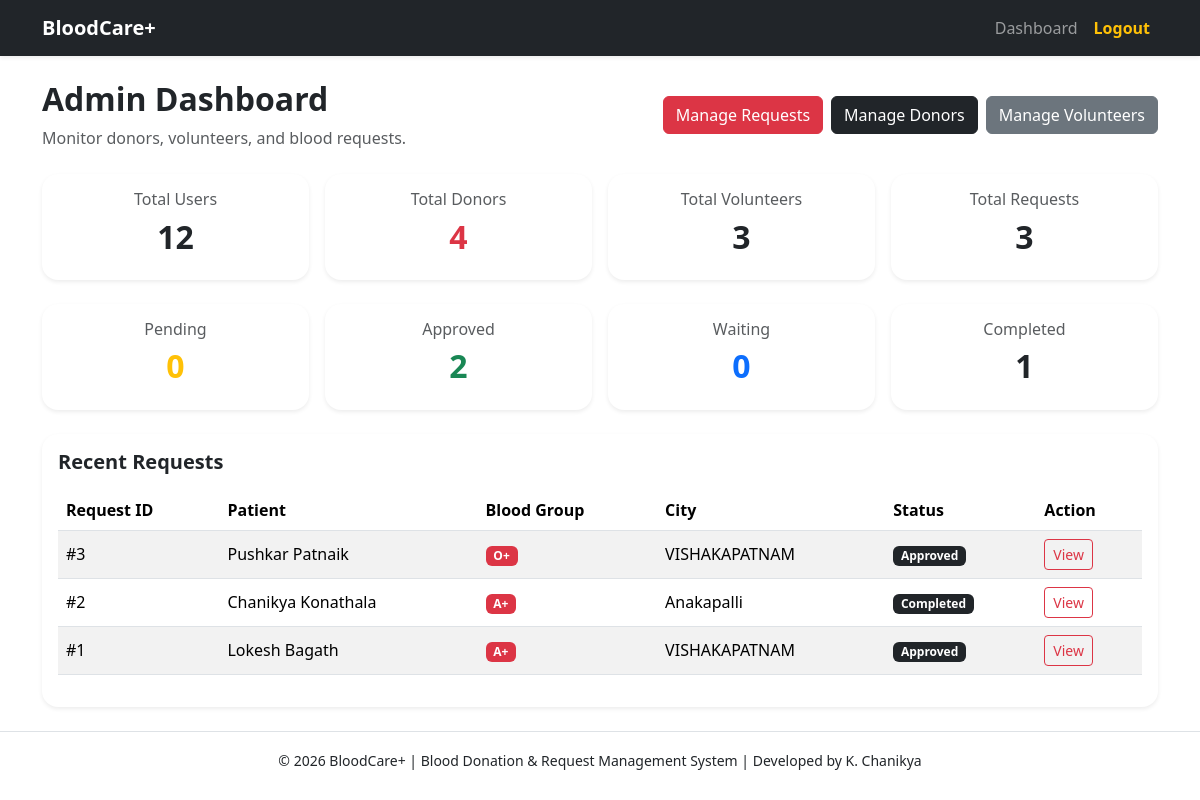
The app's page /admin/dashboard (signed in) with its own data.
### models.py (models this page shows)
class BloodRequest(db.Model):
    __tablename__ = "blood_requests"
    request_id = db.Column(db.Integer, primary_key=True)
    requester_user_id = db.Column(db.Integer, db.ForeignKey("users.id"), nullable=False)
    patient_name = db.Column(db.String(120), nullable=False)
    contact_number = db.Column(db.String(20), nullable=False)
    blood_group_needed = db.Column(db.String(10), nullable=False)
    city = db.Column(db.String(100), nullable=False)
    pincode = db.Column(db.String(10), nullable=False)
    status = db.Column(db.String(20), default="Pending")
    requested_at = db.Column(db.DateTime, default=datetime.utcnow)
    requester = db.relationship("User", backref="requests")

### app.py (the view)
@app.route("/admin/dashboard")
@login_required
def admin_dashboard():
    if current_user.role != "admin":
        flash("Access denied!", "danger")
        return redirect(url_for("dashboard"))
    total_users = User.query.count()
    total_donors = Donor.query.count()
    total_volunteers = Volunteer.query.count()
    total_requests = BloodRequest.query.count()
    pending_requests = BloodRequest.query.filter_by(status="Pending").count()
    approved_requests = BloodRequest.query.filter_by(status="Approved").count()
    waiting_requests = BloodRequest.query.filter_by(status="Waiting").count()
    completed_requests = BloodRequest.query.filter_by(status="Completed").count()
    recent_requests = BloodRequest.query.order_by(BloodRequest.requested_at.desc()).limit(5).all()
    return render_template(
        "admin/admin_dashboard.html",
        total_users=total_users,
        total_donors=total_donors,
        total_volunteers=total_volunteers,
        total_requests=total_requests,
        pending_requests=pending_requests,
        approved_requests=approved_requests,
        waiting_requests=waiting_requests,
        completed_requests=completed_requests,
        recent_requests=recent_requests
    )

### app.py (called while the page is built)
@login_manager.user_loader
def load_user(user_id):
    return User.query.get(int(user_id))

### templates/admin/admin_dashboard.html (shortened to what this page needs)
{% extends "base.html" %}
{% block content %}
<div class="d-flex justify-content-between align-items-center mb-4">
  <div>
    <h2 class="fw-bold">Admin Dashboard</h2>
    <p class="text-muted mb-0">Monitor donors, volunteers, and blood requests.</p>
  </div>
  <div class="d-flex gap-2">
    <a href="{{ url_for('admin_requests') }}" class="btn btn-danger">
      Manage Requests
    </a>
    <a href="{{ url_for('admin_donors') }}" class="btn btn-dark">
      Manage Donors
    </a>
    <a href="{{ url_for('admin_volunteers') }}" class="btn btn-secondary">
      Manage Volunteers
    </a>
  </div>
</div>
<div class="row g-3 mb-4">
  <div class="col-md-3">
    <div class="card shadow-sm border-0 rounded-4">
      <div class="card-body text-center">
        <h6 class="text-muted">Total Users</h6>
        <h2 class="fw-bold">{{ total_users }}</h2>
      </div>
    </div>
  </div>
  <div class="col-md-3">
    <div class="card shadow-sm border-0 rounded-4">
      <div class="card-body text-center">
        <h6 class="text-muted">Total Donors</h6>
        <h2 class="fw-bold text-danger">{{ total_donors }}</h2>
      </div>
    </div>
  </div>
  <div class="col-md-3">
    <div class="card shadow-sm border-0 rounded-4">
      <div class="card-body text-center">
        <h6 class="text-muted">Total Volunteers</h6>
        <h2 class="fw-bold">{{ total_volunteers }}</h2>
      </div>
    </div>
  </div>
  <div class="col-md-3">
    <div class="card shadow-sm border-0 rounded-4">
      <div class="card-body text-center">
        <h6 class="text-muted">Total Requests</h6>
        <h2 class="fw-bold">{{ total_requests }}</h2>
      </div>
    </div>
  </div>
</div>
<div class="row g-3 mb-4">
  <div class="col-md-3">
    <div class="card shadow-sm border-0 rounded-4">
      <div class="card-body text-center">
        <h6 class="text-muted">Pending</h6>
        <h2 class="fw-bold text-warning">{{ pending_requests }}</h2>
      </div>
    </div>
  </div>
  <div class="col-md-3">
    <div class="card shadow-sm border-0 rounded-4">
      <div class="card-body text-center">
        <h6 class="text-muted">Approved</h6>
        <h2 class="fw-bold text-success">{{ approved_requests }}</h2>
      </div>
    </div>
  </div>
  <div class="col-md-3">
    <div class="card shadow-sm border-0 rounded-4">
      <div class="card-body text-center">
        <h6 class="text-muted">Waiting</h6>
        <h2 class="fw-bold text-primary">{{ waiting_requests }}</h2>
      </div>
    </div>
  </div>
  <div class="col-md-3">
    <div class="card shadow-sm border-0 rounded-4">
      <div class="card-body text-center">
        <h6 class="text-muted">Completed</h6>
        <h2 class="fw-bold text-dark">{{ completed_requests }}</h2>
      </div>
    </div>
  </div>
</div>
<div class="card shadow-sm border-0 rounded-4">
  <div class="card-body">
    <h5 class="fw-bold mb-3">Recent Requests</h5>
    {% if recent_requests %}
      <div class="table-responsive">
        <table class="table table-striped align-middle">
          <thead>
            <tr>
              <th>Request ID</th>
              <th>Patient</th>
              <th>Blood Group</th>
              <th>City</th>
              <th>Status</th>
              <th>Action</th>
            </tr>
          </thead>
          <tbody>
            {% for r in recent_requests %}
            <tr>
              <td>#{{ r.request_id }}</td>
              <td>{{ r.patient_name }}</td>
              <td><span class="badge bg-danger">{{ r.blood_group_needed }}</span></td>
              <td>{{ r.city }}</td>
              <td>
                <span class="badge bg-dark">{{ r.status }}</span>
              </td>
              <td>
                <a href="{{ url_for('admin_request_details', request_id=r.request_id) }}"
                   class="btn btn-sm btn-outline-danger">
                  View
                </a>
              </td>
            </tr>
            {% endfor %}
          </tbody>
        </table>
      </div>
    {% else %}
      <div class="alert alert-info">
        No requests found yet.
      </div>
    {% endif %}
  </div>
</div>
{% endblock %}

### static/css/style.css (style rules this page uses)
body { font-family: "Segoe UI", sans-serif; }

### records on screen
BloodRequest: request_id "3", patient_name "Pushkar Patnaik", blood_group_needed "O+", city "VISHAKAPATNAM", status "Approved"
BloodRequest: request_id "2", patient_name "Chanikya Konathala", blood_group_needed "A+", city "Anakapalli", status "Completed"
BloodRequest: request_id "1", patient_name "Lokesh Bagath", blood_group_needed "A+", city "VISHAKAPATNAM", status "Approved"

### other values on screen
{{ total_users }} "12"
{{ total_donors }} "4"
{{ total_volunteers }} "3"
{{ total_requests }} "3"
{{ pending_requests }} "0"
{{ approved_requests }} "2"
{{ waiting_requests }} "0"
{{ completed_requests }} "1"
